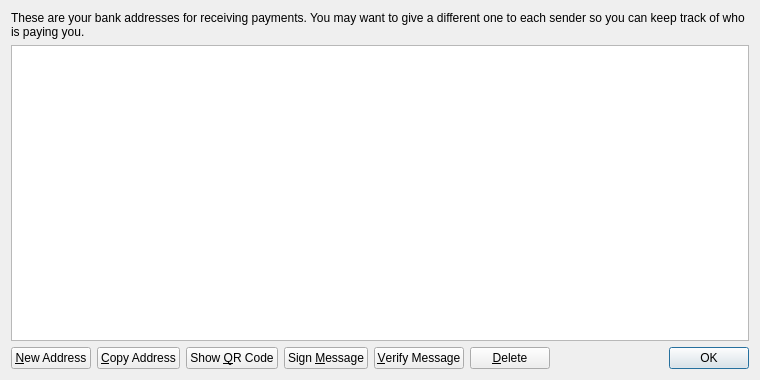
<?xml version="1.0" encoding="UTF-8"?>
<ui version="4.0">
 <class>AddressBookPage</class>
 <widget class="QWidget" name="AddressBookPage">
  <property name="geometry">
   <rect>
    <x>0</x>
    <y>0</y>
    <width>760</width>
    <height>380</height>
   </rect>
  </property>
  <property name="windowTitle">
   <string>Address Book</string>
  </property>
  <layout class="QVBoxLayout" name="verticalLayout">
   <item>
    <widget class="QLabel" name="labelExplanation">
     <property name="text">
      <string>These are your bank addresses for receiving payments. You may want to give a different one to each sender so you can keep track of who is paying you.</string>
     </property>
     <property name="textFormat">
      <enum>Qt::PlainText</enum>
     </property>
     <property name="wordWrap">
      <bool>true</bool>
     </property>
    </widget>
   </item>
   <item>
    <widget class="QTableView" name="tableView">
     <property name="contextMenuPolicy">
      <enum>Qt::CustomContextMenu</enum>
     </property>
     <property name="toolTip">
      <string>Double-click to edit address or label</string>
     </property>
     <property name="tabKeyNavigation">
      <bool>false</bool>
     </property>
     <property name="alternatingRowColors">
      <bool>true</bool>
     </property>
     <property name="selectionMode">
      <enum>QAbstractItemView::SingleSelection</enum>
     </property>
     <property name="selectionBehavior">
      <enum>QAbstractItemView::SelectRows</enum>
     </property>
     <property name="sortingEnabled">
      <bool>true</bool>
     </property>
     <attribute name="verticalHeaderVisible">
      <bool>false</bool>
     </attribute>
    </widget>
   </item>
   <item>
    <layout class="QHBoxLayout" name="horizontalLayout">
     <item>
      <widget class="QPushButton" name="newAddressButton">
       <property name="toolTip">
        <string>Create a new address</string>
       </property>
       <property name="text">
        <string>&amp;New Address</string>
       </property>
       <property name="icon">
        <iconset resource="../bitcoin.qrc">
         <normaloff>:/icons/add</normaloff>:/icons/add</iconset>
       </property>
      </widget>
     </item>
     <item>
      <widget class="QPushButton" name="copyToClipboard">
       <property name="toolTip">
        <string>Copy the currently selected address to the system clipboard</string>
       </property>
       <property name="text">
        <string>&amp;Copy Address</string>
       </property>
       <property name="icon">
        <iconset resource="../bitcoin.qrc">
         <normaloff>:/icons/editcopy</normaloff>:/icons/editcopy</iconset>
       </property>
      </widget>
     </item>
     <item>
      <widget class="QPushButton" name="showQRCode">
       <property name="text">
        <string>Show &amp;QR Code</string>
       </property>
       <property name="icon">
        <iconset resource="../bitcoin.qrc">
         <normaloff>:/icons/qrcode</normaloff>:/icons/qrcode</iconset>
       </property>
      </widget>
     </item>
     <item>
      <widget class="QPushButton" name="signMessage">
       <property name="toolTip">
        <string>Sign a message to prove you own a bank address</string>
       </property>
       <property name="text">
        <string>Sign &amp;Message</string>
       </property>
       <property name="icon">
        <iconset resource="../bitcoin.qrc">
         <normaloff>:/icons/edit</normaloff>:/icons/edit</iconset>
       </property>
      </widget>
     </item>
     <item>
      <widget class="QPushButton" name="verifyMessage">
       <property name="toolTip">
        <string>Verify a message to ensure it was signed with a specified bank address</string>
       </property>
       <property name="text">
        <string>&amp;Verify Message</string>
       </property>
       <property name="icon">
        <iconset resource="../bitcoin.qrc">
         <normaloff>:/icons/transaction_0</normaloff>:/icons/transaction_0</iconset>
       </property>
      </widget>
     </item>
     <item>
      <widget class="QPushButton" name="deleteButton">
       <property name="toolTip">
        <string>Delete the currently selected address from the list</string>
       </property>
       <property name="text">
        <string>&amp;Delete</string>
       </property>
       <property name="icon">
        <iconset resource="../bitcoin.qrc">
         <normaloff>:/icons/remove</normaloff>:/icons/remove</iconset>
       </property>
      </widget>
     </item>
     <item>
      <spacer name="horizontalSpacer">
       <property name="orientation">
        <enum>Qt::Horizontal</enum>
       </property>
       <property name="sizeHint" stdset="0">
        <size>
         <width>40</width>
         <height>20</height>
        </size>
       </property>
      </spacer>
     </item>
     <item>
      <widget class="QDialogButtonBox" name="buttonBox">
       <property name="sizePolicy">
        <sizepolicy hsizetype="Maximum" vsizetype="Fixed">
         <horstretch>0</horstretch>
         <verstretch>0</verstretch>
        </sizepolicy>
       </property>
       <property name="standardButtons">
        <set>QDialogButtonBox::Ok</set>
       </property>
      </widget>
     </item>
    </layout>
   </item>
  </layout>
 </widget>
 <resources>
  <include location="../bitcoin.qrc"/>
 </resources>
 <connections/>
</ui>
